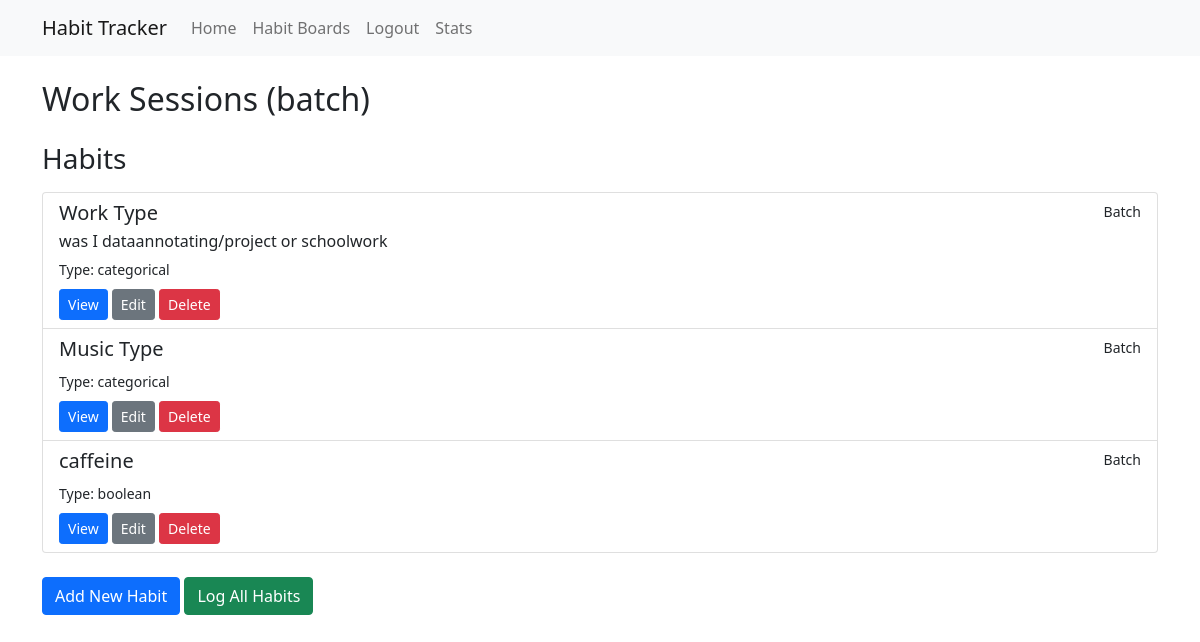
The page /board/2 (signed in) on the database as committed earlier.
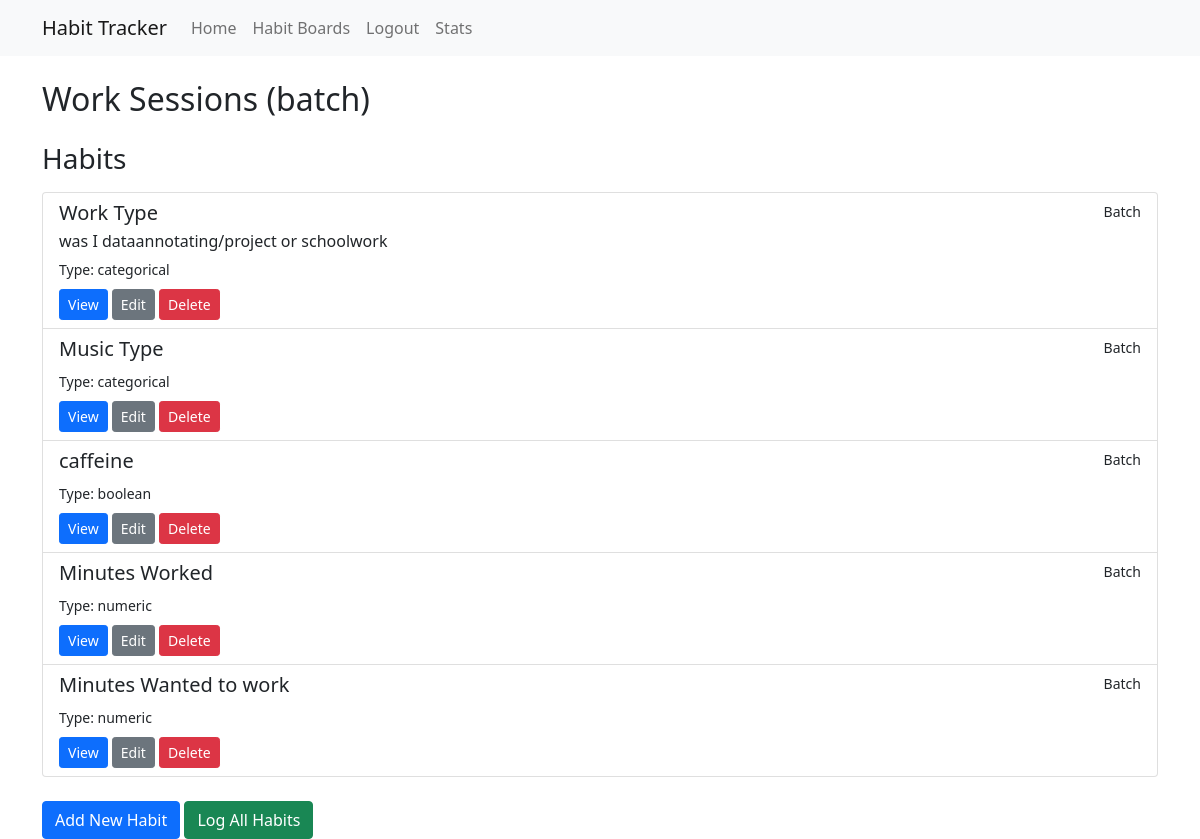
The same page on the database as committed later.
### tables this page shows
CREATE TABLE habits (
    id INTEGER PRIMARY KEY AUTOINCREMENT,
    user_id INTEGER NOT NULL,
    board_id INTEGER NOT NULL,
    name TEXT NOT NULL,
    description TEXT,
    frequency TEXT, -- can be NULL for batch habits
    variable_type TEXT NOT NULL CHECK(variable_type IN ('boolean', 'numeric', 'categorical')),
    created TIMESTAMP NOT NULL DEFAULT CURRENT_TIMESTAMP,
    FOREIGN KEY (user_id) REFERENCES users (id),
    FOREIGN KEY (board_id) REFERENCES habit_boards (id)
);

### app.py (the view)
@app.route('/board/<int:board_id>')
@login_required
def view_board(board_id):
    conn = get_db_connection()
    board = conn.execute('SELECT * FROM habit_boards WHERE id = ? AND user_id = ?',
                         (board_id, session['user_id'])).fetchone()
    habits = conn.execute('SELECT * FROM habits WHERE board_id = ?', (board_id,)).fetchall()
    conn.close()
    return render_template('view_board.html', board=board, habits=habits)

### app.py (called while the page is built)
def get_db_connection():
    conn = sqlite3.connect('habits.db')
    conn.row_factory = sqlite3.Row
    return conn

def login_required(f):
    @wraps(f)
    def decorated_function(*args, **kwargs):
        if 'user_id' not in session:
            return redirect(url_for('login'))
        return f(*args, **kwargs)
    return decorated_function

### templates/view_board.html (shortened to what this page needs)
{% extends "base.html" %}
{% block content %}
<h2 class="mb-4">{{ board['name'] }} ({{ board['board_type'] }})</h2>
<h3 class="mt-4 mb-3">Habits</h3>
<div class="list-group mb-4">
{% for habit in habits %}
    <div class="list-group-item">
        <div class="d-flex w-100 justify-content-between">
            <h5 class="mb-1">{{ habit['name'] }}</h5>
            <small>{{ habit['frequency'] if habit['frequency'] else 'Batch' }}</small>
        </div>
        <p class="mb-1">{{ habit['description'] }}</p>
        <small>Type: {{ habit['variable_type'] }}</small>
        <div class="mt-2">
            <a href="{{ url_for('view_habit', habit_id=habit['id']) }}" class="btn btn-sm btn-primary">View</a>
            <a href="{{ url_for('edit_habit', habit_id=habit['id']) }}" class="btn btn-sm btn-secondary">Edit</a>
            <form method="post" action="{{ url_for('delete_habit', habit_id=habit['id']) }}" style="display: inline;">
                <button type="submit" class="btn btn-sm btn-danger" onclick="return confirm('Are you sure you want to delete this habit?');">Delete</button>
            </form>
        </div>
    </div>
{% endfor %}
</div>
<a href="{{ url_for('add_habit', board_id=board['id']) }}" class="btn btn-primary">Add New Habit</a>
{% if board['board_type'] == 'batch' %}
    <a href="{{ url_for('log_all_habits', board_id=board['id']) }}" class="btn btn-success ml-2">Log All Habits</a>
{% endif %}
{% endblock %}

Rows that differ between the two databases and show on the page:
added habits: name "Minutes Worked", habit "Batch", variable_type "numeric"
added habits: name "Minutes Wanted to work", habit "Batch", variable_type "numeric"
